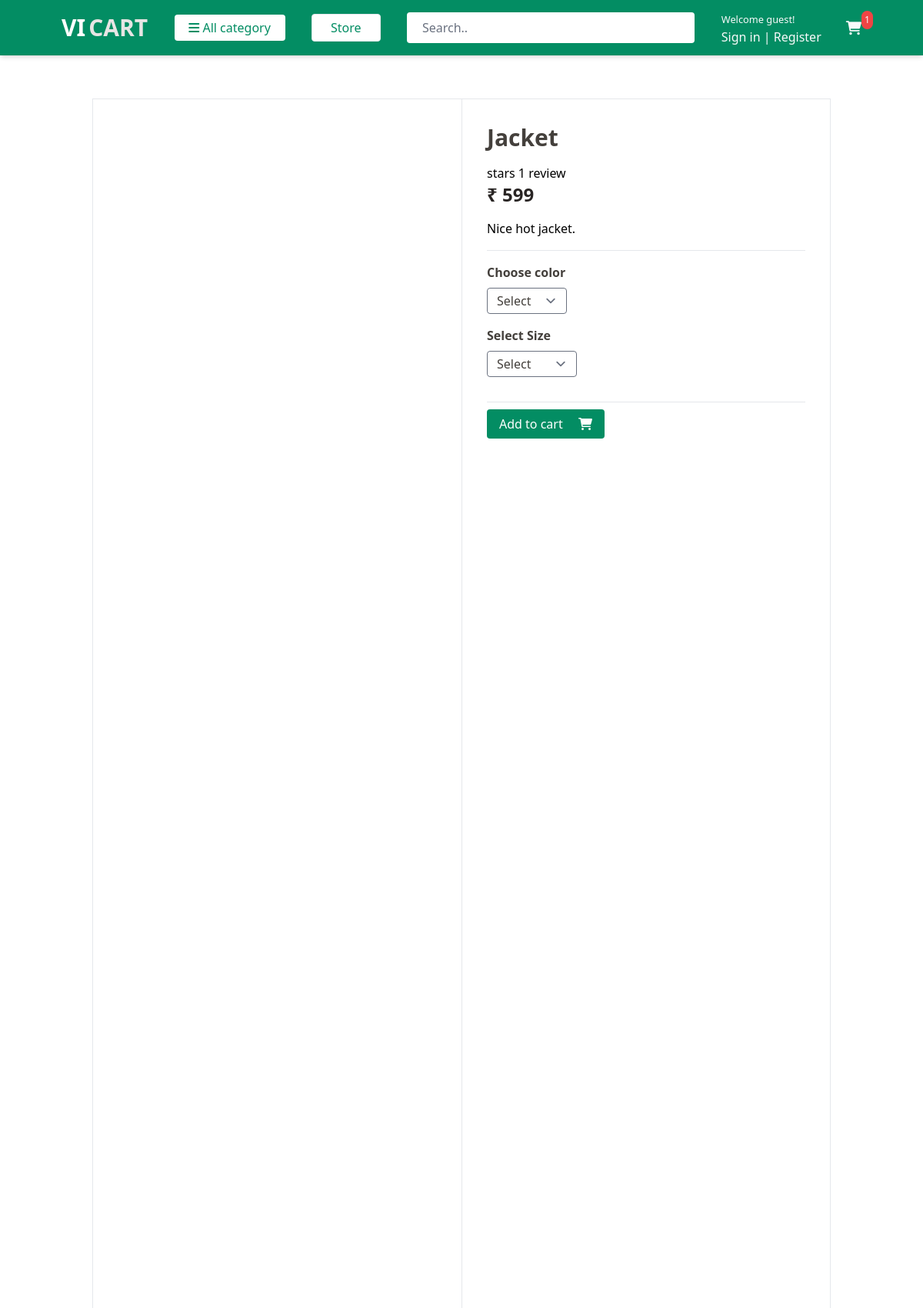
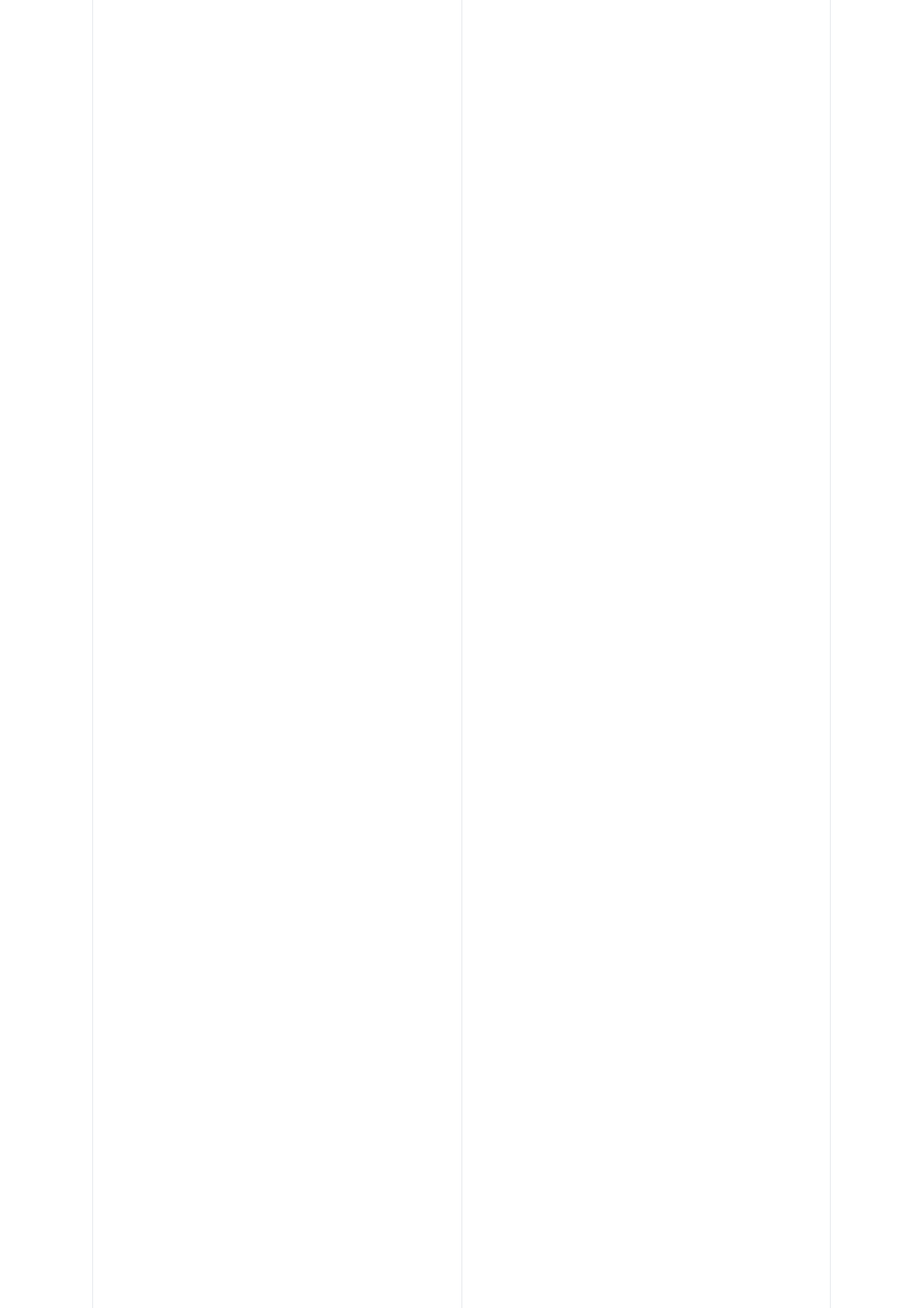
/store/jacket/jacket/ (upper part), run on the app's committed database (2 pictures, top to bottom).
### product/models.py (models this page shows, shortened)
class Product(models.Model):
    product_name = models.CharField(max_length=50)
    slug = models.SlugField(max_length=200, unique=True,null=True)
    price = models.IntegerField()
    description = models.TextField()
    images = models.ImageField(upload_to='photos/products')
    stock = models.IntegerField()
    is_available = models.BooleanField(default = True)
    created_date = models.DateTimeField(auto_now_add=True)
    modified_date = models.DateTimeField(auto_now=True)
    category = models.ForeignKey(Category, on_delete=models.CASCADE)
    vendor_id = models.ForeignKey(Account, on_delete=models.CASCADE)

### store/views.py (the view)
# urls.py: path('<slug:category_slug>/<slug:product_slug>/', views.product_detail, name='product_detail'),
def product_detail(request, category_slug, product_slug):
    try:
        single_product = Product.objects.get(category__slug=category_slug, slug=product_slug)
    except exception as e:
        return e
    context = {
        'single_product':single_product,
    }
    return render(request, 'store/prod_detail.html', context)

### category/context_processors.py (called while the page is built)
def menu_links(request):
    links = Category.objects.all()
    return dict(links=links)

### category/models.py (called while the page is built)
    def get_url(self):
        return reverse('products_by_category', args=[self.slug])

### templates/store/prod_detail.html (shortened to what this page needs)
{% extends "index.html" %}
{% block content %}
<div class='mb-[83vh] md:mb-2'>
    <div class='mt-4 md:mt-14 mx-2 md:mx-[10%] h-[170vh] md:h-fit w-[95%] md:w-[80%]'>
        <div class='md:flex h-[78vh] border border-gray-200'>
            <div class='w-full md:w-[50%] h-full'>
                <div class='flex justify-center h-[85%]'>
                </div>
            </div>
            <div class='w-full md:w-[50%] h-full border-l border-gray-200'>
                <div class='m-4 md:m-8'>
                    <div>
                        <div class='text-xl md:text-3xl text-stone-700 font-bold'>
                            {{single_product.product_name}}
                        </div>
                        <div class='my-4'>
                            stars 1 review
                            <p class='text-xl md:text-2xl text-stone-800 font-bold'>₹ {{single_product.price}}</p>
                        </div>
                        <div>
                            {{single_product.description}}
                        </div>
                    </div>
                        <div class='border-t border-gray-200 mt-4 mb-2 md:mb-8 pt-4 space-y-4'>
                            <div class='space-y-2'>
                                <label for="" class='font-bold text-stone-700 '>Choose color</label><br>
                                <select name="" id="" class='text-stone-700 py-1 rounded'>
                                    <option value="" selected disabled>Select</option>
                                </select>
                            </div>
                            <div class='space-y-2'>
                                <label for="" class='font-bold text-stone-700 '>Select Size</label><br>
                                <select name="" id="" class='text-stone-700 py-1 rounded'>
                                    <option value="" selected disabled>Select</option>
                                </select>
                            </div>
                        </div>
                        <div class='pt-4 border-t border-gray-200'>
                            {% if single_product.stock == 0 %}
                            <h3 class='text-red-600 text-lg'>Out of stock</h3>
                            {% else %}
                            <a href="{% url 'add_cart' single_product.id %}" class='bg-[#038d63] px-4 py-2 rounded text-white'>
                                Add to cart
                                <i class="fa-solid fa-cart-shopping pl-4"></i>
                            </a>
                            {% endif %}
                        </div>
                </div>
            </div>
        </div>
    </div>
</div>
{% endblock %}

### data on the page
Product: product_name "Jacket", price "599", description "Nice hot jacket."
